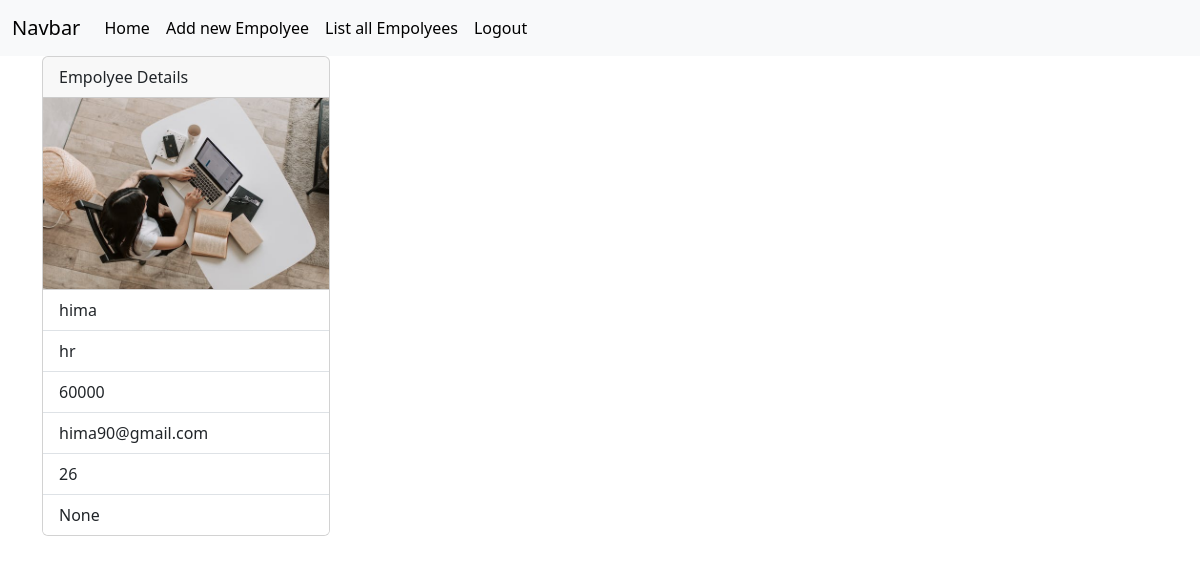
The page /empolyees/8 (signed in) on the database its author committed.
### crm/models.py (models this page shows, shortened)
class Empolyees(models.Model):
    name=models.CharField(max_length=200)
    department=models.CharField(max_length=200)
    salary=models.PositiveBigIntegerField()
    email=models.EmailField(unique=True)
    contact=models.CharField(null=True,max_length=200,blank=True)
    age=models.PositiveBigIntegerField()
    profile_pic=models.ImageField(upload_to="image",null=True,blank=True)
    dob=models.DateField(null=True,blank=True)

### crm/views.py (the view)
# urls.py: path('empolyees/<int:pk>',views.EmpolyeeDetailView.as_view(),name="emp-detail"),
@method_decorator(signin_required,name="dispatch")
class EmpolyeeDetailView(View):
    def get(self,request,*args,**kwargs):
        id=kwargs.get("pk")
        qs=Empolyees.objects.get(id=id)
        return render(request,"emp_detail.html",{"data":qs})

### crm/views.py (called while the page is built)
def signin_required(fn):
    def wrapper(request,*args,**kwargs):
        if not request.user.is_authenticated:
            messages.error(request,"invalid session")
            return redirect("signin")
        else:
            return fn(request,*args,**kwargs)
    return wrapper

### crm/templates/emp_detail.html
{%extends 'base_page.html'%}
{%block body_block%}
<div class="container">
  <div class="div">
      <div class="card" style="width: 18rem;">
          <div class="card-header">
            Empolyee Details
          </div>
          <div class="div">
            {%if data.profile_pic%}
            <img src="{{data.profile_pic.url}}" alt="" width="100%">
            {%endif%}
          </div>
          <ul class="list-group list-group-flush">
            <li class="list-group-item">{{data.name}}</li>
            <li class="list-group-item">{{data.department}}</li>
            <li class="list-group-item">{{data.salary}}</li>
            <li class="list-group-item">{{data.email}}</li>
            <li class="list-group-item">{{data.age}}</li>
            <li class="list-group-item">{{data.contact}}</li>
          </ul>
        </div>
  </div>
</div>
{%endblock%}

### rows shown on the page
Empolyees: profile_pic (picture), name "hima", department "hr", salary "60000", email "hima90@gmail.com", age "26", contact "None"
